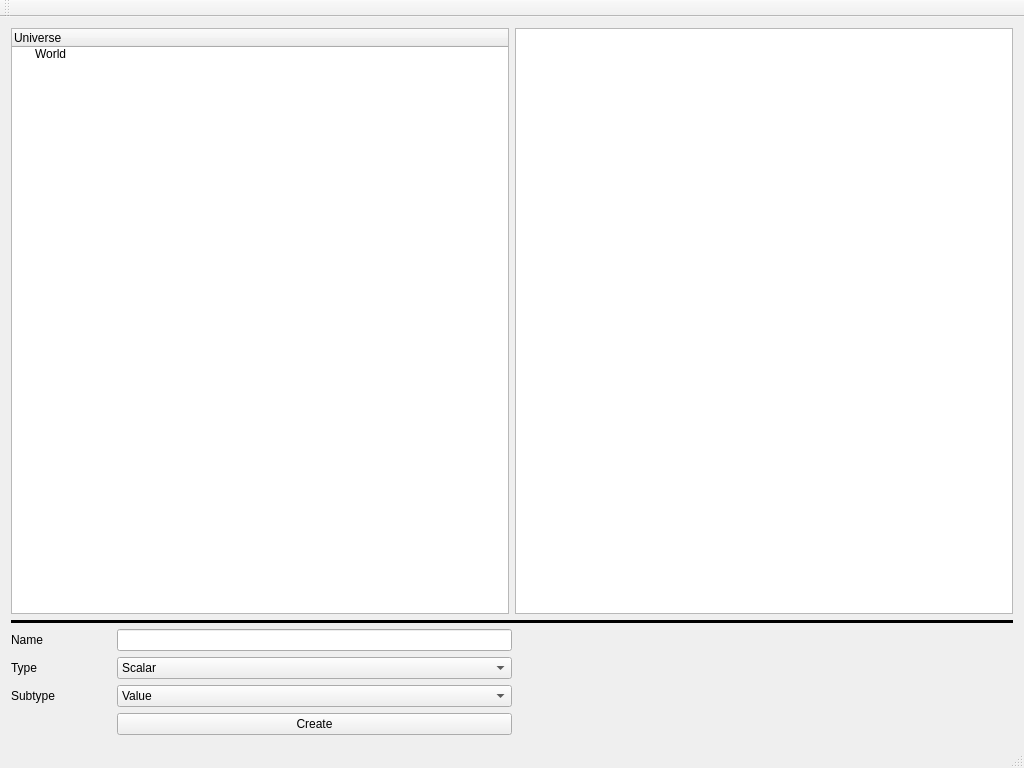
<?xml version="1.0" encoding="UTF-8"?>
<ui version="4.0">
 <class>AmberView</class>
 <widget class="QMainWindow" name="AmberView">
  <property name="geometry">
   <rect>
    <x>0</x>
    <y>0</y>
    <width>1024</width>
    <height>768</height>
   </rect>
  </property>
  <property name="sizePolicy">
   <sizepolicy hsizetype="Fixed" vsizetype="Fixed">
    <horstretch>0</horstretch>
    <verstretch>0</verstretch>
   </sizepolicy>
  </property>
  <property name="minimumSize">
   <size>
    <width>800</width>
    <height>600</height>
   </size>
  </property>
  <property name="maximumSize">
   <size>
    <width>1024</width>
    <height>768</height>
   </size>
  </property>
  <property name="windowTitle">
   <string>Амбер</string>
  </property>
  <widget class="QWidget" name="centralWidget">
   <layout class="QVBoxLayout" name="verticalLayout">
    <item>
     <layout class="QHBoxLayout" name="horizontalLayout_2">
      <item>
       <widget class="QTreeWidget" name="universeTree">
        <column>
         <property name="text">
          <string>Universe</string>
         </property>
        </column>
        <item>
         <property name="text">
          <string>World</string>
         </property>
        </item>
       </widget>
      </item>
      <item>
       <widget class="QPlainTextEdit" name="pte_amberLog">
        <property name="plainText">
         <string/>
        </property>
       </widget>
      </item>
     </layout>
    </item>
    <item>
     <widget class="Line" name="line_5">
      <property name="frameShadow">
       <enum>QFrame::Plain</enum>
      </property>
      <property name="lineWidth">
       <number>4</number>
      </property>
      <property name="orientation">
       <enum>Qt::Horizontal</enum>
      </property>
     </widget>
    </item>
    <item>
     <layout class="QHBoxLayout" name="horizontalLayout">
      <item>
       <layout class="QFormLayout" name="formLayout">
        <property name="fieldGrowthPolicy">
         <enum>QFormLayout::AllNonFixedFieldsGrow</enum>
        </property>
        <item row="0" column="0">
         <widget class="QLabel" name="l_areaName">
          <property name="sizePolicy">
           <sizepolicy hsizetype="Fixed" vsizetype="Preferred">
            <horstretch>0</horstretch>
            <verstretch>0</verstretch>
           </sizepolicy>
          </property>
          <property name="minimumSize">
           <size>
            <width>100</width>
            <height>0</height>
           </size>
          </property>
          <property name="text">
           <string>Name</string>
          </property>
         </widget>
        </item>
        <item row="1" column="0">
         <widget class="QLabel" name="l_shadowName">
          <property name="text">
           <string>Type</string>
          </property>
         </widget>
        </item>
        <item row="2" column="0">
         <widget class="QLabel" name="label_9">
          <property name="text">
           <string>Subtype</string>
          </property>
         </widget>
        </item>
        <item row="0" column="1">
         <widget class="QLineEdit" name="itemName"/>
        </item>
        <item row="1" column="1">
         <widget class="QComboBox" name="itemType">
          <item>
           <property name="text">
            <string>Scalar</string>
           </property>
          </item>
          <item>
           <property name="text">
            <string>Composite</string>
           </property>
          </item>
         </widget>
        </item>
        <item row="2" column="1">
         <widget class="QComboBox" name="itemSubtype">
          <item>
           <property name="text">
            <string>Value</string>
           </property>
          </item>
          <item>
           <property name="text">
            <string>Item</string>
           </property>
          </item>
          <item>
           <property name="text">
            <string>Color</string>
           </property>
          </item>
         </widget>
        </item>
        <item row="3" column="1">
         <widget class="QPushButton" name="CreateItem">
          <property name="text">
           <string>Create</string>
          </property>
         </widget>
        </item>
       </layout>
      </item>
      <item>
       <spacer name="horizontalSpacer">
        <property name="orientation">
         <enum>Qt::Horizontal</enum>
        </property>
        <property name="sizeHint" stdset="0">
         <size>
          <width>40</width>
          <height>20</height>
         </size>
        </property>
       </spacer>
      </item>
     </layout>
    </item>
   </layout>
  </widget>
  <widget class="QMenuBar" name="menuBar">
   <property name="geometry">
    <rect>
     <x>0</x>
     <y>0</y>
     <width>1024</width>
     <height>26</height>
    </rect>
   </property>
  </widget>
  <widget class="QToolBar" name="mainToolBar">
   <attribute name="toolBarArea">
    <enum>TopToolBarArea</enum>
   </attribute>
   <attribute name="toolBarBreak">
    <bool>false</bool>
   </attribute>
  </widget>
  <widget class="QStatusBar" name="statusBar"/>
 </widget>
 <layoutdefault spacing="6" margin="11"/>
 <resources/>
 <connections/>
 <slots>
  <slot>goNorth()</slot>
  <slot>directionAmber()</slot>
  <slot>directionChaos()</slot>
  <slot>test()</slot>
  <slot>goSouth()</slot>
  <slot>goWest()</slot>
  <slot>goEast()</slot>
  <slot>goNorthEast()</slot>
  <slot>goNorthWest()</slot>
  <slot>goSouthEast()</slot>
  <slot>goSouthWest()</slot>
  <slot>switchAmberTimeTicking(bool)</slot>
 </slots>
</ui>
